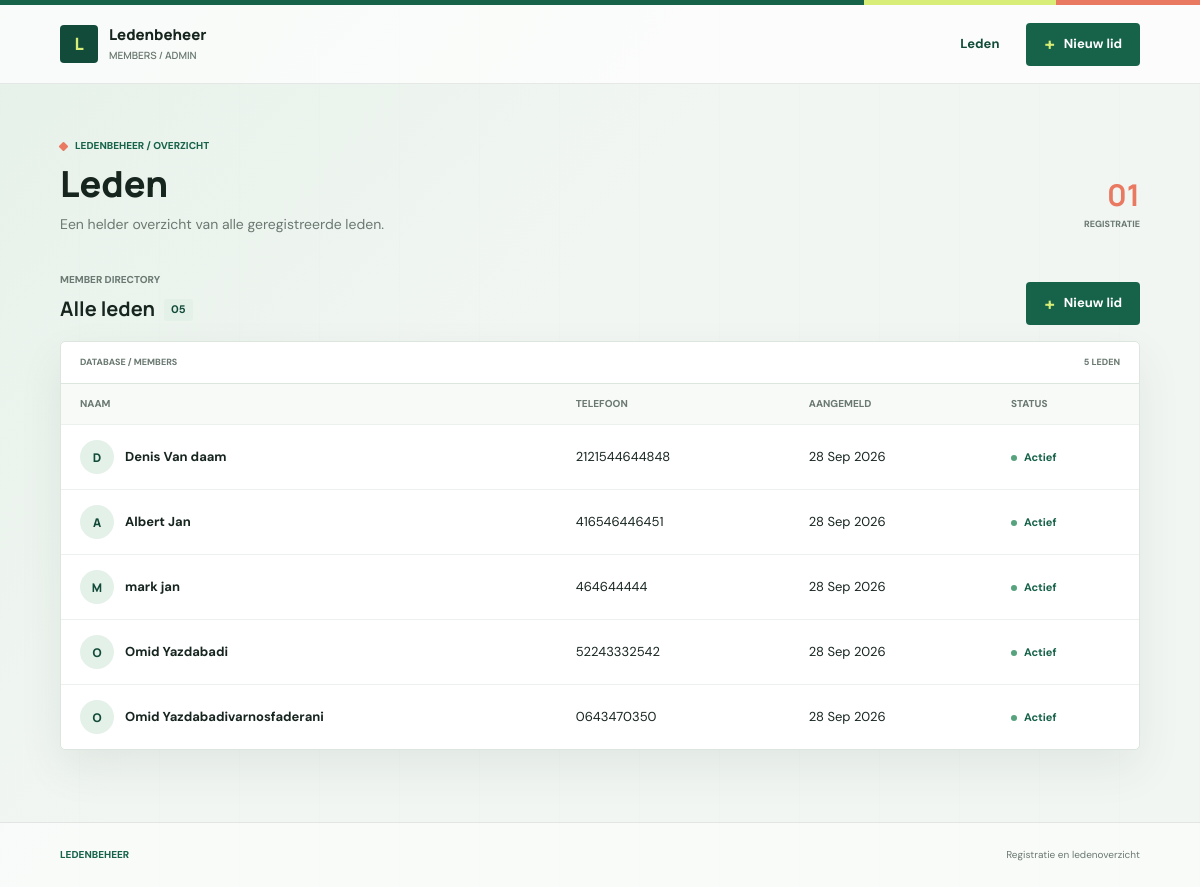
The page /members/ on the database its author committed.
### members/models.py (models this page shows, shortened)
class Member(models.Model):
     first_name = models.CharField(max_length=50)
     last_name = models.CharField(max_length=50)
     phone = models.CharField(max_length=30)
     joined_date = models.DateTimeField(auto_now_add=True)

### members/views.py (the view)
# urls.py: path('', views.member_list, name='member-list'),
def member_list(request):
    members = Member.objects.order_by('-joined_date')
    return render(request, "members/member_list.html", {"members": members})

### members/templates/members/member_list.html (shortened to what this page needs)
{% extends 'members/base.html' %}
{% block content %}
<section class="page-intro" aria-labelledby="page-title">
	<div>
		<p class="eyebrow"><span class="eyebrow-mark" aria-hidden="true"></span> LEDENBEHEER / OVERZICHT</p>
		<h1 id="page-title">Leden</h1>
		<p class="page-subtitle">Een helder overzicht van alle geregistreerde leden.</p>
	</div>
	<div class="intro-stamp" aria-hidden="true"><strong>01</strong><span>REGISTRATIE</span></div>
</section>
<section aria-labelledby="roster-title">
	<div class="section-toolbar">
		<div>
			<p class="section-label">MEMBER DIRECTORY</p>
			<h2 id="roster-title">Alle leden <span class="count">{{ members|length|stringformat:"02d" }}</span></h2>
		</div>
		<a class="button button-primary" href="{% url 'member-create' %}"><span class="button-icon" aria-hidden="true">+</span> Nieuw lid</a>
	</div>
	<div class="table-panel">
		<div class="table-caption"><span>DATABASE / MEMBERS</span><span>{{ members|length }} LEDEN</span></div>
		<div class="table-scroll">
			<table>
				<thead>
					<tr><th scope="col">NAAM</th><th scope="col">TELEFOON</th><th scope="col">AANGEMELD</th><th scope="col">STATUS</th></tr>
				</thead>
				<tbody>
					{% for member in members %}
					<tr>
						<td><div class="person-cell"><span class="avatar" aria-hidden="true">{{ member.first_name|first|upper }}</span><span>{{ member.first_name }} {{ member.last_name }}</span></div></td>
						<td>{{ member.phone }}</td>
						<td>{{ member.joined_date|date:"d M Y" }}</td>
						<td><span class="status">Actief</span></td>
					</tr>
					{% empty %}
					<tr><td class="empty-cell" colspan="4"><span class="empty-symbol" aria-hidden="true">+</span><strong>Nog geen leden</strong><span>Er staan nog geen leden in het overzicht.</span></td></tr>
					{% endfor %}
				</tbody>
			</table>
		</div>
	</div>
</section>
{% endblock %}

### members/templates/members/base.html (shortened to what this page needs)
{% load static %}
<!doctype html>
<html lang="nl">
<head>
</head>
<body>
    <div class="top-rule" aria-hidden="true"></div>
    <header class="site-header">
        <div class="container header-inner">
            <a class="brand" href="{% url 'member-list' %}">
                <span class="brand-mark" aria-hidden="true">L</span>
                <span><span class="brand-name">Ledenbeheer</span><span class="brand-caption">MEMBERS / ADMIN</span></span>
            </a>
            <nav class="main-nav" aria-label="Hoofdnavigatie">
                <a class="nav-link" href="{% url 'member-list' %}" {% if request.resolver_match.url_name == 'member-list' %}aria-current="page"{% endif %}>Leden</a>
                <a class="button button-primary" href="{% url 'member-create' %}"><span class="button-icon" aria-hidden="true">+</span> Nieuw lid</a>
            </nav>
        </div>
    </header>
    <main class="container page-main" id="main">
        {% block content %}{% endblock %}
    </main>
    <footer class="site-footer">
        <div class="container footer-inner">
            <span class="footer-mark">LEDENBEHEER</span>
            <span>Registratie en ledenoverzicht</span>
        </div>
    </footer>
</body>
</html>

### rows shown on the page
Member: first_name|first "D", first_name "Denis", last_name "Van daam", phone "2121544644848", joined_date "28 Sep 2026"
Member: first_name|first "A", first_name "Albert", last_name "Jan", phone "416546446451", joined_date "28 Sep 2026"
Member: first_name|first "M", first_name "mark", last_name "jan", phone "464644444", joined_date "28 Sep 2026"
Member: first_name|first "O", first_name "Omid", last_name "Yazdabadi", phone "52243332542", joined_date "28 Sep 2026"
Member: first_name|first "O", first_name "Omid", last_name "Yazdabadivarnosfaderani", phone "0643470350", joined_date "28 Sep 2026"

### other values the page prints
{{ members|length|stringformat:"02d" }} "05"
{{ members|length }} "5"
